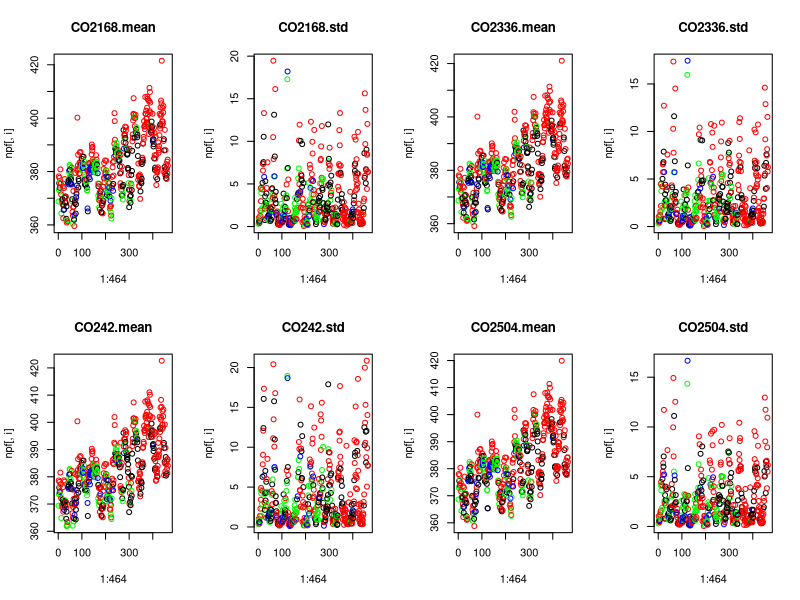
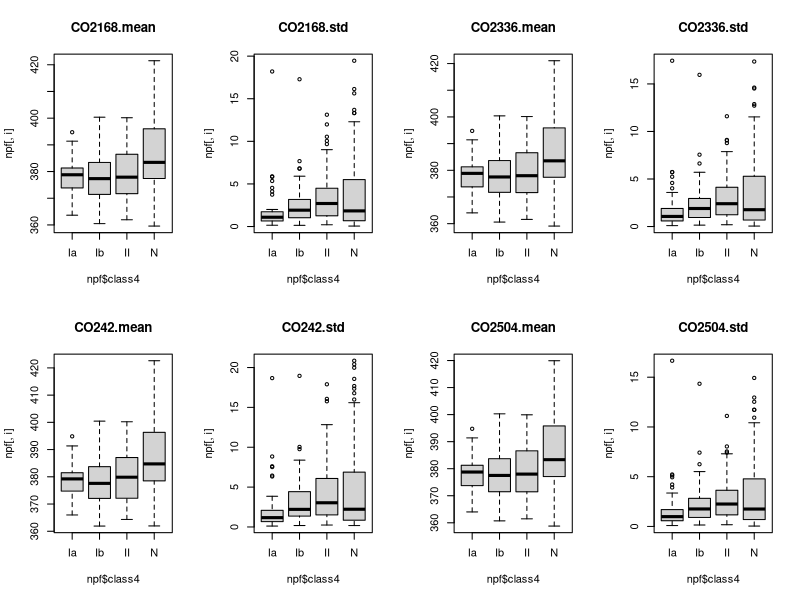
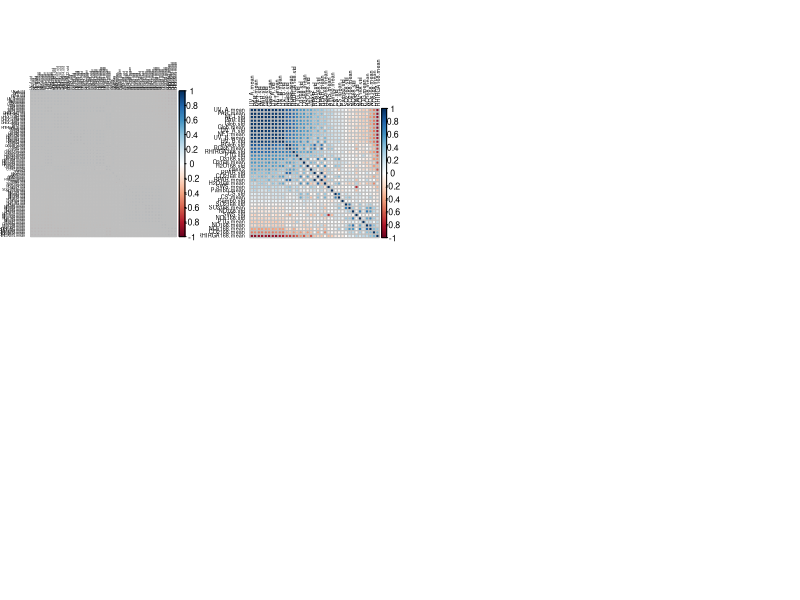

Reproduce these figures in R, in order.
## ---- chunk 1
knitr::opts_chunk$set(echo = FALSE)
library(dplyr)
library(kableExtra)
## ---- chunk 2
npfOrig <- read.csv("npf_train.csv")
# Create class2
npfOrig$class2[npfOrig$class4 == "nonevent"] <- 0
npfOrig$class2[npfOrig$class4 != "nonevent"] <- 1
# Add date as row name
rownames(npfOrig) <- npfOrig[, "date"]
# Remove columns id, date, class4, partlybad
npfData <- npfOrig[, -(1:4)]
## ---- chunk 3
npf<-read.csv("npf_train.csv")
npf$class2<-npf$class4!="nonevent"
print(paste0("Relative amount of observations in class nonevent: ",mean(npf$class4=="nonevent")))
print(paste0("Relative amount of observations in class Ia: ",mean(npf$class4=="Ia")))
print(paste0("Relative amount of observations in class Ib: ",mean(npf$class4=="Ib")))
print(paste0("Relative amount of observations in class II: ",mean(npf$class4=="II")))
## ---- chunk 4
summary(npf[,1:4])
## ---- chunk 5
rownames(npf)<-npf[,2]
npf<-npf[,-c(1,2,4)]
## ---- chunk 6
cols<-c()
for(i in 1:464){
  if(npf$class4[i]=="nonevent"){
    cols<-c(cols,"red")
  } else if (npf$class4[i]=="Ia"){
    cols<-c(cols,"blue")
  } else if (npf$class4[i]=="Ib"){
    cols<-c(cols,"green")
  } else {
    cols<-c(cols, "black")
  }
}
par(mfrow=c(2,4))
for(i in 2:9){
plot(1:464,npf[,i],col=cols,main = colnames(npf)[i])
}
for(i in 2:9){
  boxplot(npf[,i]~npf$class4,main = colnames(npf)[i],names=c("Ia","Ib","II","N"))
}

## ---- chunk 7
cor(npf[,c(2:102)])[101,]
## ---- chunk 8
library(corrplot)
# Original correlations
cmData <- cor(npfData)
corrplot(cmData, order = "FPC", tl.cex = 0.3, tl.col = "black")
## ---- chunk 9
kable(cmData[startsWith(colnames(cmData), "H2O") & endsWith(colnames(cmData), ".mean"), 
             startsWith(colnames(cmData), "H2O")  & endsWith(colnames(cmData), ".mean")],
      caption = "Correlation (H20)") %>%
  kable_styling(latex_options = "HOLD_position")
## ---- chunk 10
# Select global and 16.8 m high values for correlation plot
npf168 <- data.frame(npfOrig[, (5:6)], npfOrig[, (13:16)], npfOrig[, (27:30)], 
                  npfOrig[, (41:42)], npfOrig[, (53:54)], npfOrig[, (63:72)],
                  npfOrig[, (83:88)], npfOrig[, (99:105)])
cm168 <- cor(npf168)
corrplot(cm168, order = "FPC", tl.cex = 0.5, tl.col = "black")
## ---- chunk 11
# Sample half of the data for training and testing sets
set.seed(42)
idx <- sample(nrow(npfData), nrow(npfData)/2)
npf_train <- npfData[idx, ]
npf_test <- npfData[-idx, ]
